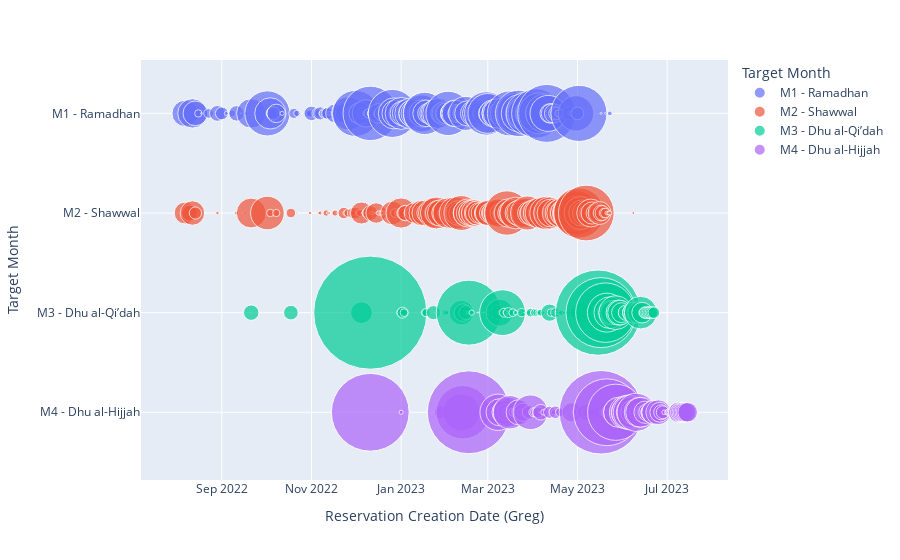

Notebook source saved alongside this figure:
### Markdown cell above
Bubble chart

### Code cell
import plotly.express as px

fig = px.scatter(df, x="Reservation Creation Date (Greg)", y='Target Month',
	         size="#Rooms", color='Target Month',
                 hover_name='Target Month', log_x=False, size_max=80, render_mode='svg')
save_fig_to_chart_studio(fig, 'bubble - all months')
fig.show()

### Figure 1 — Plotly figure (JSON) as saved in the notebook; plotly's stock layout.template omitted (floating-point values rounded to 4 significant figures; data arrays with more than 128 entries replaced by an {"elided": "..."} marker saying what was removed)
{"data": [{"hovertemplate": "<b>%{hovertext}</b><br><br>Target Month=%{y}<br>Reservation Creation Date (Greg)=%{x}<br>#Rooms=%{marker.size}<extra></extra>", "hovertext": {"elided": "354 str values"}, "legendgroup": "M1 - Ramadhan", "marker": {"color": "#636efa", "size": {"elided": "354 int values"}, "sizemode": "area", "sizeref": 3.355, "symbol": "circle"}, "mode": "markers", "name": "M1 - Ramadhan", "orientation": "v", "showlegend": true, "type": "scatter", "x": {"elided": "354 str values"}, "xaxis": "x", "y": {"elided": "354 str values"}, "yaxis": "y"}, {"hovertemplate": "<b>%{hovertext}</b><br><br>Target Month=%{y}<br>Reservation Creation Date (Greg)=%{x}<br>#Rooms=%{marker.size}<extra></extra>", "hovertext": {"elided": "354 str values"}, "legendgroup": "M2 - Shawwal", "marker": {"color": "#EF553B", "size": {"elided": "354 int values"}, "sizemode": "area", "sizeref": 3.355, "symbol": "circle"}, "mode": "markers", "name": "M2 - Shawwal", "orientation": "v", "showlegend": true, "type": "scatter", "x": {"elided": "354 str values"}, "xaxis": "x", "y": {"elided": "354 str values"}, "yaxis": "y"}, {"hovertemplate": "<b>%{hovertext}</b><br><br>Target Month=%{y}<br>Reservation Creation Date (Greg)=%{x}<br>#Rooms=%{marker.size}<extra></extra>", "hovertext": {"elided": "354 str values"}, "legendgroup": "M3 - Dhu al-Qi’dah", "marker": {"color": "#00cc96", "size": {"elided": "354 int values"}, "sizemode": "area", "sizeref": 3.355, "symbol": "circle"}, "mode": "markers", "name": "M3 - Dhu al-Qi’dah", "orientation": "v", "showlegend": true, "type": "scatter", "x": {"elided": "354 str values"}, "xaxis": "x", "y": {"elided": "354 str values"}, "yaxis": "y"}, {"hovertemplate": "<b>%{hovertext}</b><br><br>Target Month=%{y}<br>Reservation Creation Date (Greg)=%{x}<br>#Rooms=%{marker.size}<extra></extra>", "hovertext": {"elided": "354 str values"}, "legendgroup": "M4 - Dhu al-Hijjah", "marker": {"color": "#ab63fa", "size": {"elided": "354 int values"}, "sizemode": "area", "sizeref": 3.355, "symbol": "circle"}, "mode": "markers", "name": "M4 - Dhu al-Hijjah", "orientation": "v", "showlegend": true, "type": "scatter", "x": {"elided": "354 str values"}, "xaxis": "x", "y": {"elided": "354 str values"}, "yaxis": "y"}], "layout": {"legend": {"itemsizing": "constant", "title": {"text": "Target Month"}, "tracegroupgap": 0}, "margin": {"t": 60}, "xaxis": {"anchor": "y", "domain": [0, 1], "title": {"text": "Reservation Creation Date (Greg)"}}, "yaxis": {"anchor": "x", "categoryarray": ["M4 - Dhu al-Hijjah", "M3 - Dhu al-Qi’dah", "M2 - Shawwal", "M1 - Ramadhan"], "categoryorder": "array", "domain": [0, 1], "title": {"text": "Target Month"}}}}
